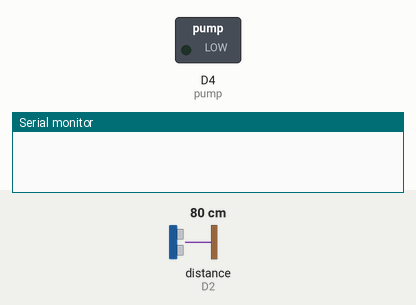
Simulated run of this sketch. Board: ESP8266 (NodeMCU). Parts: switched loads named in the sketch (green lamp = pin HIGH), the last lines printed to the serial monitor. Wiring (inferred from the names in the program): ultrasonic range finder: trigger D1; echo D2. The test bench sets the inputs (shaded band); at power-on: distance to the obstacle (sensor on D2) 80 cm. The echo pulse lasts 58.3 µs per cm; WiFi joins after 1.5 s; servers stay silent unless stated; pins used as bus, display or sensor lines are not drawn.

Above: at 0.1 s.
At 1.9 s:
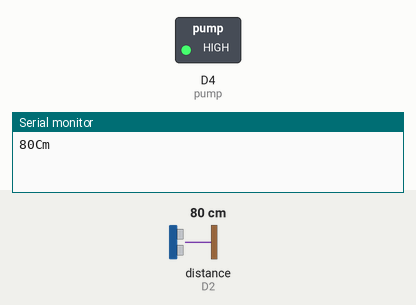
Timing chart, 0 to 3.4 s (numbered marks = the images above):
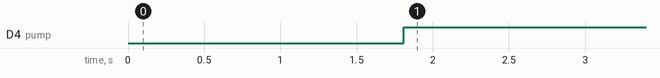

Measured:
- by itself, D4 (pump): LOW → HIGH at 1.8 s

The sketch:

Code_Sending_Data_to_Blynk_Cloud.ino
```cpp
#define BLYNK_PRINT Serial
#include <ESP8266WiFi.h>
#include <BlynkSimpleEsp8266.h>
char auth[] = "ys-bgddnk15mukxdN_G1x8BXdTeVuBLc";
char ssid[] = "peter1";
char pass[] = "147147147";
#define TRIGGERPIN D1
#define ECHOPIN    D2
#define pump  D4
BlynkTimer timer;
long distance;
long duration;
String display1;
void sendSensor()
{
 Blynk.virtualWrite(V1, display1);
 delay (200);
}
void setup()
{
 // Debug console
 pinMode(pump,OUTPUT);
 Serial.begin(9600);
pinMode(TRIGGERPIN, OUTPUT);
 pinMode(ECHOPIN, INPUT);
 Blynk.begin(auth, ssid, pass);
 // You can also specify server:
 //Blynk.begin(auth, ssid, pass, "blynk-cloud.com", 80);
 //Blynk.begin(auth, ssid, pass, IPAddress(192,168,1,100), 8080);
 timer.setInterval(1000L, sendSensor);
}
void loop()
{
 Blynk.run();
 timer.run();
long duration, distance;
  digitalWrite(TRIGGERPIN, LOW);
  delayMicroseconds(3);

  digitalWrite(TRIGGERPIN, HIGH);
  delayMicroseconds(12);

  digitalWrite(TRIGGERPIN, LOW);
  duration = pulseIn(ECHOPIN, HIGH);
  distance = (duration/2) / 29.1;
  Serial.print(distance);
  display1 =String(distance);
  Serial.println("Cm");
 // lcd.print(7, 1, distance);
 if(distance <20 && distance <=70 ){
 digitalWrite(pump,LOW);
 }
 else
 {
  digitalWrite(pump,HIGH);
 }
 delay(2000);
}
```
